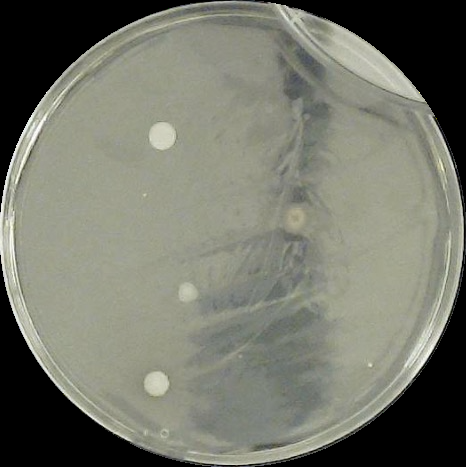
#> input picture group6_Noah.png, 466 x 467 px
$ python opencvSeg.py
#> lines starting #> are read from the running program, lines starting #| are printed output that depends on the picture; after the words box and inside, x2 and y2 are one past the last pixel; in counts of white or black regions, pixels touching at a corner belong together
import cv2
import numpy as np

# --- 1. Define the Circularity Calculation ---
# A perfect circle has a circularity of 1.
# The formula is (4 * PI * Area) / (Perimeter^2)
def calculate_circularity(contour):
    area = cv2.contourArea(contour)
    perimeter = cv2.arcLength(contour, True)

    # Avoid division by zero
    if perimeter == 0:
        return 0

    circularity = (4 * np.pi * area) / (perimeter * perimeter)
    return circularity

# --- 2. Load and Pre-process the Image ---
# Replace 'petri_dish.jpg' with the path to your image
image = cv2.imread('group6_Noah.png')
#> image is the input picture: shape (467, 466, 3); mean B, G, R 106.7, 118.6, 116.9
if image is None:
    print("Error: Could not load image.")
    exit()

# Create a copy to draw on later
output_image = image.copy()

# Convert to grayscale
gray = cv2.cvtColor(image, cv2.COLOR_BGR2GRAY)

# Apply Gaussian blur to reduce noise and improve thresholding
blurred = cv2.GaussianBlur(gray, (9, 9), 0)
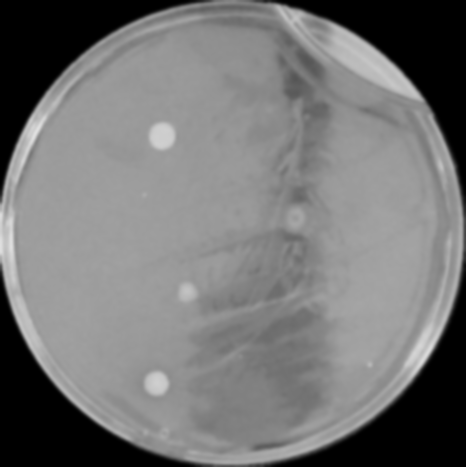
#> blurred: shape (467, 466); min 0, max 223, mean 116.8

# --- 3. Segment the Image (Thresholding) ---
# This step is crucial and may require tuning.
# We use Otsu's thresholding which automatically finds an optimal
# threshold value. Since colonies are often darker than the background,
# we use THRESH_BINARY_INV to make them white.
otsu_threshold, image_result = cv2.threshold(
        blurred,
        0,
        255,
        cv2.THRESH_BINARY + cv2.THRESH_OTSU
    )
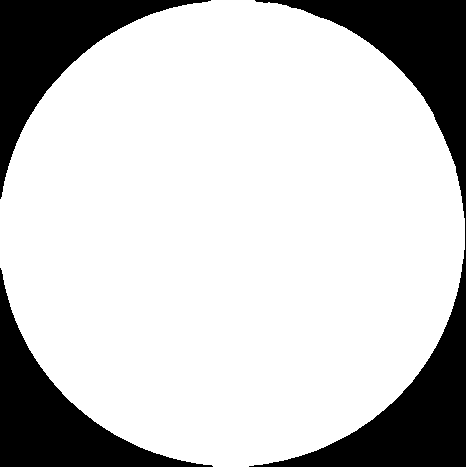
#> image_result: shape (467, 466); 78.6% white; 3 black regions, box (x1, y1, x2, y2) and area: (249, 0, 466, 467) 23684, (0, 268, 213, 467) 11524, (0, 0, 211, 199) 11376
#> otsu_threshold = 75
threshold_value = otsu_threshold*2 + 20
#> threshold_value = 170

_, binary_image = cv2.threshold(blurred, threshold_value, 255, cv2.THRESH_BINARY)
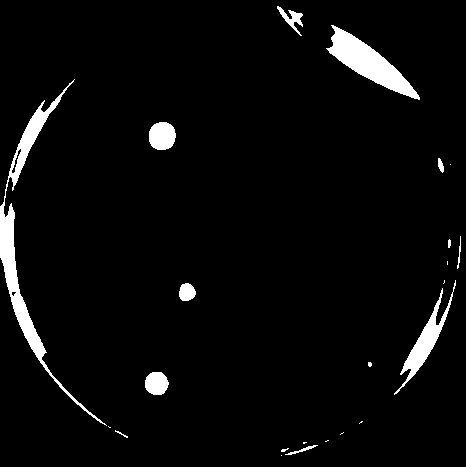
#> binary_image: shape (467, 466); 4.1% white; 23 white regions (11 under 20 px)


    # 3. Print the optimal threshold value that Otsu's method found
print(f"Otsu's method calculated the optimal threshold to be: {otsu_threshold}")
#| Otsu's method calculated the optimal threshold to be: 75.0

# Optional: Clean up the binary image with morphological operations
# kernel = np.ones((5,5),np.uint8)
# binary_image = cv2.morphologyEx(binary_image, cv2.MORPH_OPEN, kernel)
# binary_image = cv2.morphologyEx(binary_image, cv2.MORPH_CLOSE, kernel)


# --- 4. Find Contours ---
# Find the outlines of the white objects in the binary image
contours, _ = cv2.findContours(binary_image, cv2.RETR_EXTERNAL, cv2.CHAIN_APPROX_SIMPLE)
#> contours = 23 contours, 14 with area under 20; largest, box (x1, y1, x2, y2) and area: (0, 79, 107, 426) 3032, (326, 25, 420, 100) 2254, (394, 280, 456, 395) 1087, (149, 122, 176, 150) 578, (145, 372, 169, 395) 406

# --- 5. Filter Contours by Area and Circularity ---
# Set your filtering parameters
min_area = 25        # Minimum pixel area to be considered a colony
max_area = 5000        # Maximum pixel area
circularity_threshold = 0.6 # How close to a perfect circle (1.0)

detected_colonies = 0

for c in contours:
    # Calculate area and circularity
    area = cv2.contourArea(c)
    circularity = calculate_circularity(c)

    # Check if the contour meets the criteria
    if min_area < area < max_area and circularity > circularity_threshold:
        detected_colonies += 1

        # Draw the contour on the output image
        cv2.drawContours(output_image, [c], -1, (0, 255, 0), 2) # Draw in green

        # Get the center of the contour to put text
        M = cv2.moments(c)
        if M["m00"] != 0:
            cX = int(M["m10"] / M["m00"])
            cY = int(M["m01"] / M["m00"])
            # Put the circularity value next to the contour
            cv2.putText(output_image, f"{circularity:.2f}", (cX - 20, cY - 20),
                        cv2.FONT_HERSHEY_SIMPLEX, 0.5, (255, 255, 255), 2)
#> this loop made 23 passes
#> (perimeter in calculate_circularity, circularity, cX, cY) on passes 10, 12, 20: (75.36, 0.9, 156, 383), (55.46, 0.87, 186, 291), (90.18, 0.892, 161, 135)
#> (perimeter in calculate_circularity, circularity) on passes 3, 13, 19, 21, 22, 23: (71.46, 0.111), (384.1, 0.0926), (32.73, 0.51), (937.7, 0.0433), (269.8, 0.389), (129.7, 0.152)
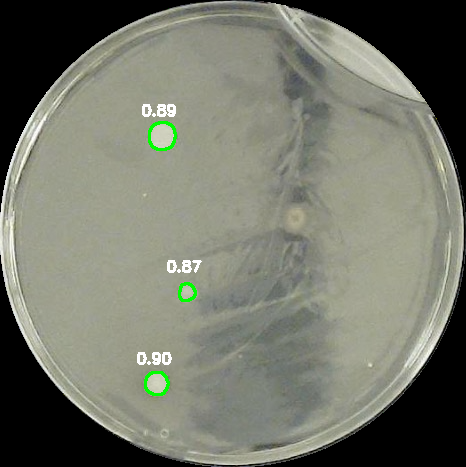
#> output_image: shape (467, 466, 3); 0.71% of pixels changed, all inside (x1, y1, x2, y2) = (137, 104, 202, 396)
#> after the loop, detected_colonies = 3


# --- 6. Display the Results ---
print(f"Detected {detected_colonies} colonies meeting the criteria.")
#| Detected 3 colonies meeting the criteria.
cv2.putText(output_image, f"Count: {detected_colonies}", (10, 30), cv2.FONT_HERSHEY_SIMPLEX, 1, (0, 0, 255), 2)
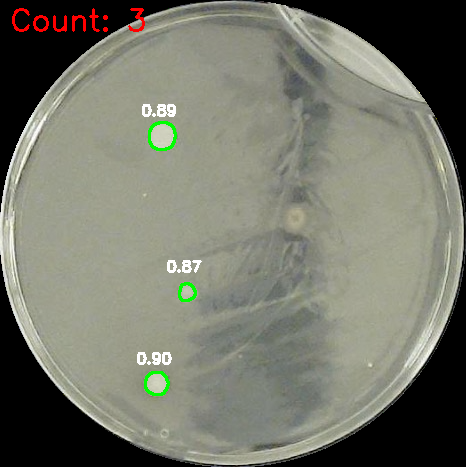
#> output_image: shape (467, 466, 3); 0.37% of pixels changed, all inside (x1, y1, x2, y2) = (12, 8, 145, 32)

# Show the images
cv2.imshow('Original Image', image)
cv2.imshow('Binary Image', binary_image)
cv2.imshow('Detected Colonies', output_image)

cv2.waitKey(0)
cv2.destroyAllWindows()

$ run again, with Group7_image3.png copied over group6_Noah.png
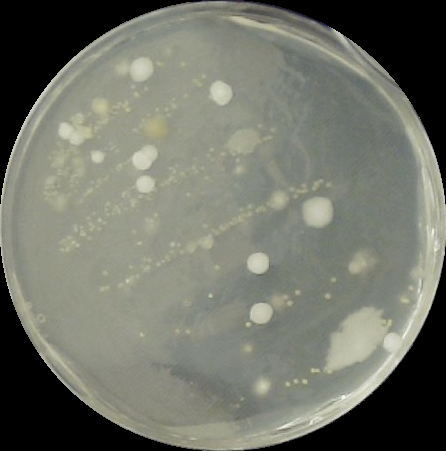
#> input picture Group7_image3.png, 446 x 451 px
#> image is the input picture: shape (451, 446, 3); mean B, G, R 104.3, 115.3, 112.9
#> `otsu_threshold, image_result = cv2.threshold( blurred, 0, 255, cv2.THR..`:
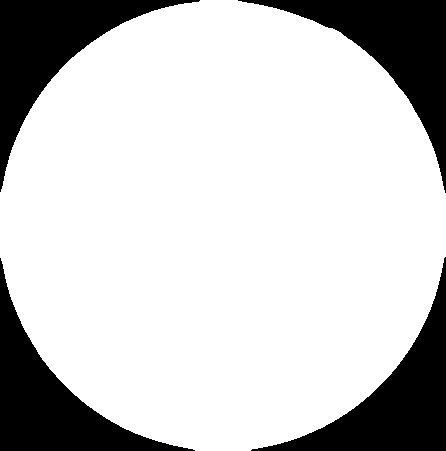
#> image_result: shape (451, 446); 78.9% white; 4 black regions, box (x1, y1, x2, y2) and area: (238, 0, 446, 193) 10783, (251, 257, 446, 451) 10671, (0, 258, 195, 451) 10566, (0, 0, 200, 192) 10505
#> otsu_threshold = 72
#> threshold_value = 164
#> binary_image: shape (451, 446); 7.8% white; 65 white regions (28 under 20 px)
#| Otsu's method calculated the optimal threshold to be: 72.0
#> contours = 65 contours, 33 with area under 20; largest, box (x1, y1, x2, y2) and area: (252, 125, 446, 443) 8488, (58, 113, 93, 147) 662, (116, 57, 153, 82) 579, (305, 199, 331, 226) 544, (128, 144, 158, 172) 518
#> the loop `for c in contours:` made 65 passes
#> (perimeter in calculate_circularity, circularity, cX, cY) on passes 2, 7, 8, 14, 16, 17, 24, 29: (38.38, 0.874, 262, 385), (66.53, 0.87, 260, 312), (26.73, 0.66, 24, 306), (23.31, 0.809, 128, 280), (34.38, 0.622, 357, 265), (66.28, 0.884, 257, 262), (37.21, 0.749, 205, 241), (32.73, 0.733, 149, 223)
#> after the loop `for c in contours:`: detected_colonies = 22
#| Detected 22 colonies meeting the criteria.
#> `cv2.putText(output_image, f"Count: {detected_colonies}", (10, 30), cv2..`:
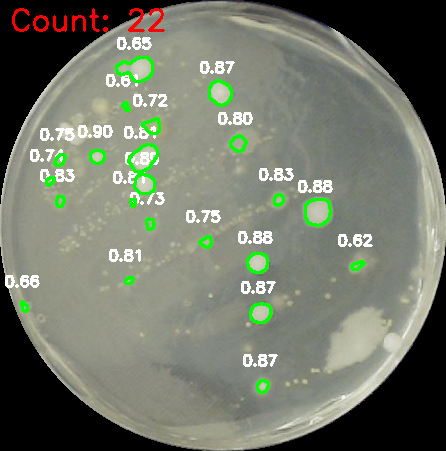
#> output_image: shape (451, 446, 3); mean B, G, R 104.7, 119.4, 114
